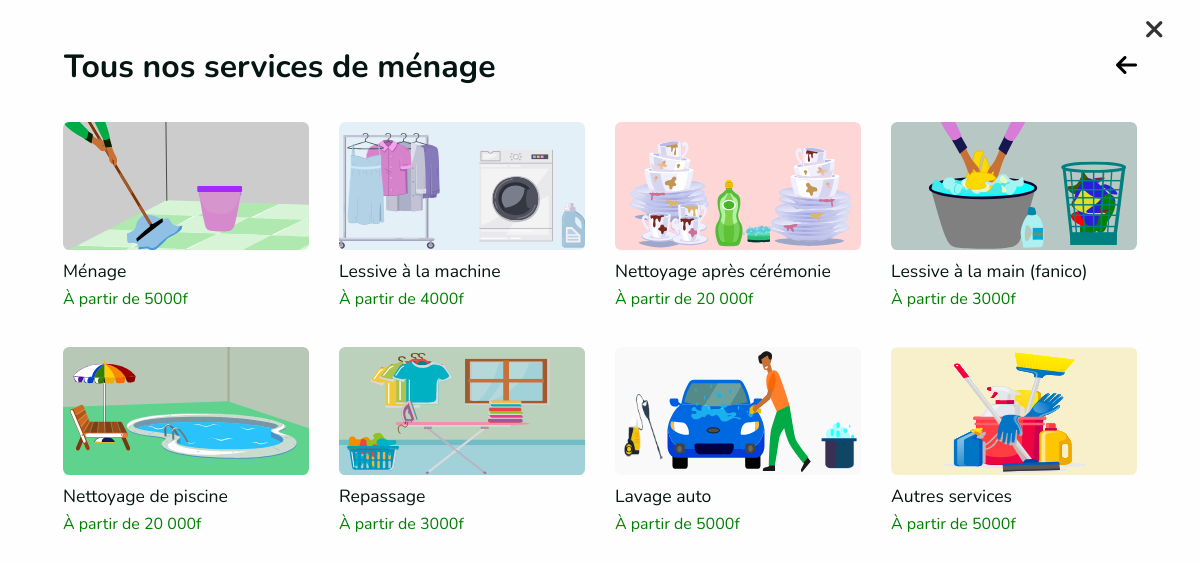
The page /menage/ on the database its author committed.
### app/models.py (models this page shows, shortened)
class Convention(models.Model):
    publish = models.BooleanField(default=True)
    date_add = models.DateField(auto_now=False, auto_now_add=True)
    date_update = models.DateField(auto_now=True, auto_now_add=False)
    class Meta:
        abstract = True

class Service(Convention):
    name = models.CharField(max_length=50)
    libele = models.CharField(max_length=50)
    picture = models.FileField(upload_to="img_service")
    picture1 = models.FileField(upload_to="img_service")
    description = HTMLField()
    order = models.IntegerField()
    service_slug =  AutoSlugField(populate_from='name')
    class Meta:
        verbose_name = "Service"
        verbose_name_plural = "Services"

class SousService(Convention):
    name = models.CharField(max_length=50)
    picture = models.FileField(upload_to="img_service")
    libele = models.TextField()
    description = HTMLField()
    order = models.IntegerField()
    price = models.CharField(max_length=100)
    sous_service_slug =  AutoSlugField(populate_from='name')
    service = models.ForeignKey("Service", related_name="category_service", on_delete=models.SET_NULL, null=True)
    class Meta:
        verbose_name = "Sous Service"
        verbose_name_plural = "Sous Services"

### app/views.py (the view)
# urls.py: path('<str:service_slug>/', under_service, name="sous-service"),
def under_service(request, service_slug):
  get_related_services =  get_related_service(service_slug)
  get_infos_web = get_info_web({'publish':True})
  get_socials =   get_social({'publish':True})
  template_name = 'app/under-service.html'
  context = {
    'page':{
      'title': 'De-missa | ' + service_slug,
      },
    'is_true': True,
    'get_socials': get_socials,
    'get_related_services': get_related_services,
    'get_infos_web': get_infos_web,
  }
  return render(request, template_name, context)

### app/functions.py (called while the page is built)
def get_info_web(data=dict()):
    return Web.objects.filter(**data).first()

def get_social(data=dict()):
    return Social.objects.filter(**data)

def get_related_service(service_slug):
    return get_object_or_404(Service, service_slug=service_slug)

### app/templates/app/under-service.html (shortened to what this page needs)
{% extends 'app/layout/base.html' %}
{% load static %}
{% block content %}
  <div class="return">
    <a href="{% url 'welcome' %}"><i class="fa-solid fa-xmark"></i></a>
  </div>
<section class="layout_padding p-5">
    <div class="container d-flex justify-content-between">
        <div class="heading_container  d-flex justify-content-center row  p-3">
            <h2 class="title" sytle="font-weight:bold">Tous nos services {{get_related_services.libele}}</h2>
        </div>
        <div class="back">
            <button id="btnBack" class="btnBack"><i class="fa-solid fa-arrow-left"></i></button>
        </div>
    </div>
    <div class="container scroll-div">
        <div class="row gy-3 my-1" >
            {% for service in get_related_services.category_service.all %}
                <div class="col-lg-3 col-md-4 col-sm-6">
                    <div class="b-card ">
                        <a href="{% url 'reservation' service.sous_service_slug %}">
                            <img src="{{service.picture.url}}" class="b-card-img" alt="{{service.name}}" srcset="">
                        </a>
                        <div class="b-card-content">
                            <p class="mt-2" style="font-size:1.1rem">{{service.name}}
                                <br><span style="color:green; font-size:1rem">À partir de {{service.price}}</span>
                            </p>
                        </div>
                    </div>
                </div>
            {% endfor %}
        </div>
    </div>
</section>
{% endblock content %}

### app/static/app/css/responsive.css (style rules this page uses)
@media (min-width: 1200px) { .container { max-width: 1170px; } }

### app/static/app/css/style.css (style rules this page uses)
body { font-family: 'Nunito', sans-serif !important; color: #051612; background-color: #fefefe; overflow-x: hidden; }
.layout_padding { padding: 90px 0; }
.heading_container { display: -webkit-box; display: -ms-flexbox; display: flex; -webkit-box-orient: vertical; -webkit-box-direction: normal; -ms-flex-direction: column; flex-direction: column; -webkit-box-align: start; -ms-flex-align: start; align-items: flex-start; }
.heading_container h2 { position: relative; font-weight: bold; margin-bottom: 1rem; margin-top: -1rem; }
a, a:hover, a:focus { text-decoration: none; }

### app/static/app/css/style1.css (style rules this page uses)
* { margin: 0; padding: 0; box-sizing: border-box; border: none; }
html { scroll-behavior: smooth; }
:root { --labelColor: rgb(34, 156, 34); --backgroundColor: #fcfcfc; --borderColor: #dfdfdf; --red: #ff0000; --white: #fff; }
p { font-weight: 400; }
.b-card { border-radius: 0.4rem; overflow: hidden; cursor: pointer; transition: 0.2s; margin-bottom: 20px; }
.b-card-img { display: block; width: 100%; height: 8rem; object-fit: cover; border-radius: 0 0 0.4rem 0.4rem; }
.return { position: absolute; right: 3%; top: 2%; }
.return a { text-decoration: none; color: #333; font-weight: 700; }
.return i { font-size: 26px; }

### app/templates/app/under-service.html (style rules this page uses)
.btnBack { background-color: transparent; font-size: 1.5rem; }

### rows shown on the page
Service: libele "de ménage"
SousService: picture (picture), name "Ménage", price "5000f"
SousService: picture (picture), name "Lessive à la machine", price "4000f"
SousService: picture (picture), name "Nettoyage après cérémonie", price "20 000f"
SousService: picture (picture), name "Lessive à la main (fanico)", price "3000f"
SousService: picture (picture), name "Nettoyage de piscine", price "20 000f"
SousService: picture (picture), name "Repassage", price "3000f"
SousService: picture (picture), name "Lavage auto", price "5000f"
SousService: picture (picture), name "Autres services", price "5000f"
